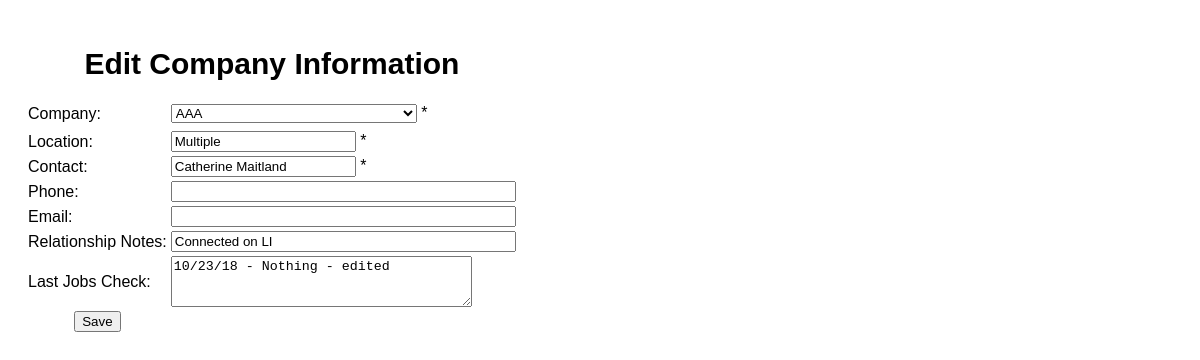
The app's page /edit_Company.php?mode=edit&company_id=6 with its own data.
### tables this page shows
CREATE TABLE `company_watch` (
  `company_id` int(11) NOT NULL,
  `company_name` varchar(45) DEFAULT NULL,
  `location` varchar(50) DEFAULT NULL,
  `contact` varchar(45) DEFAULT NULL,
  `email` varchar(255) DEFAULT NULL,
  `phone` varchar(45) DEFAULT NULL,
  `relationship_notes` varchar(255) DEFAULT NULL,
  `last_jobs_check` varchar(255) DEFAULT NULL
);

### edit_company.php (the view, shortened to what this page needs)
<?php
$mode = $_GET['mode'];
$company_id = $_GET['company_id'];
try {
    $ini = parse_ini_file('app.ini');
    $pdo = new PDO($ini['db_conn_str'], $ini['db_user'], $ini['db_password']);
    $pdo->setAttribute(PDO::ATTR_ERRMODE,
     PDO::ERRMODE_EXCEPTION);
} catch (PDOException $e) {
    $output = 'Unable to connect to the database server: ' . $e;
    echo $output;
}
switch($mode){
    case 'edit':
        $form_title = 'Edit Company Information';
        $sql = 'SELECT company_name, location, contact, phone, email, relationship_notes, last_jobs_check FROM company_watch WHERE company_id = '.$company_id;
        $company_detail = $pdo->query($sql);
        while ($row = $company_detail->fetch()){
            $company = $row['company_name'];
            $location = $row['location'];
            $contact = $row['contact'];
            $phone = $row['phone'];
            $email = $row['email'];
            $relationship_notes = $row['relationship_notes'];
            $last_jobs_check = $row['last_jobs_check'];
        }
        break;
}?>
<html lang="en" xmlns="http://www.w3.org/1999/xhtml">
<head>
    <link rel=stylesheet type="text/css" href="jobsearch.css">
</head>
<body>
<form action="edit_company.php?mode=<?=$mode?>" id="company_form" name="company_form" method="post">
<table border=0>
    <tr>
        <td colspan=8 class="report_title"><?=$form_title?></td>
    </tr>
    <tr>
        <td><label id="company_label" for="company">Company: </label></td>
        <td><select name="company" id="company">
                <?php
                    $sql = 'SELECT distinct company_name FROM company_watch ORDER BY company_name';
                    $company_list = $pdo->query($sql);
                    while ($row = $company_list->fetch()){
                    if($company == $row['company_name']){
                        $filter_selected = ' Selected ';
                    } else {
                        $filter_selected = '';
                    }
                    echo '<option value="'.$row['company_name'].'"'.$filter_selected.'>'.$row['company_name'].'</option>';
                }?>
            </select> *
        </td>
    </tr>
    <tr>
        <td colspan=2>
        </td>
    </tr>
    <tr>
        <td><label id="location_label" for="location">Location: </label></td>
        <td><input type="text" id="location" name="location" value="<?=$location?>"> *
        </td>
    </tr>
    <tr>
        <td><label id="contact_label" for="contact">Contact: </label></td>
        <td><input type="text" id="contact" name="contact" value="<?=$contact?>"> *
        </td>
    </tr>
    <tr>
        <td><label id="phone_label" for="phone">Phone: </label></td>
        <td><input type="text" name="phone" id="phone" size="40"  value="<?=$phone?>"></td>
    </tr>
    <tr>
        <td><label id="email_label" for="email">Email: </label></td>
        <td><input type="text" name="email" id="email" size="40"  value="<?=$email?>"></td>
    </tr>
    <tr>
        <td><label id="relationship_notes_label" for="relationship_notes">Relationship Notes: </label></td>
        <td><input type="text" name="relationship_notes" id="relationship_notes" size="40"  value="<?=$relationship_notes?>"></td>
    </tr>
    <tr>
        <td><label id="last_jobs_check" for="last_jobs_check">Last Jobs Check: </label></td>
        <td><textarea rows="3" cols="35" name="last_jobs_check" id="last_jobs_check"><?=$last_jobs_check?></textarea></td>
    </tr>
    <tr>
        <td align="center"><button id="submit_form">Save</button></td>
        <td align="center"></td>
    </tr>
</table>
</form>
</body>
</html>

### jobsearch.css (style rules this page uses)
body { margin: 25px; font-family: arial, sans-serif; font-size: 14px; font-weight: bold; }
label { text-align: right; }
.report_title { color: black; font-size: 30px; font-weight: bold; text-decoration: none; text-align: center; padding: 20px; }

### records on screen
company_watch: location "Multiple", contact "Catherine Maitland", relationship_notes "Connected on LI", last_jobs_check "10/23/18 - Nothing - edited"

### other values on screen
$form_title "Edit Company Information"
form field company "AAA"
